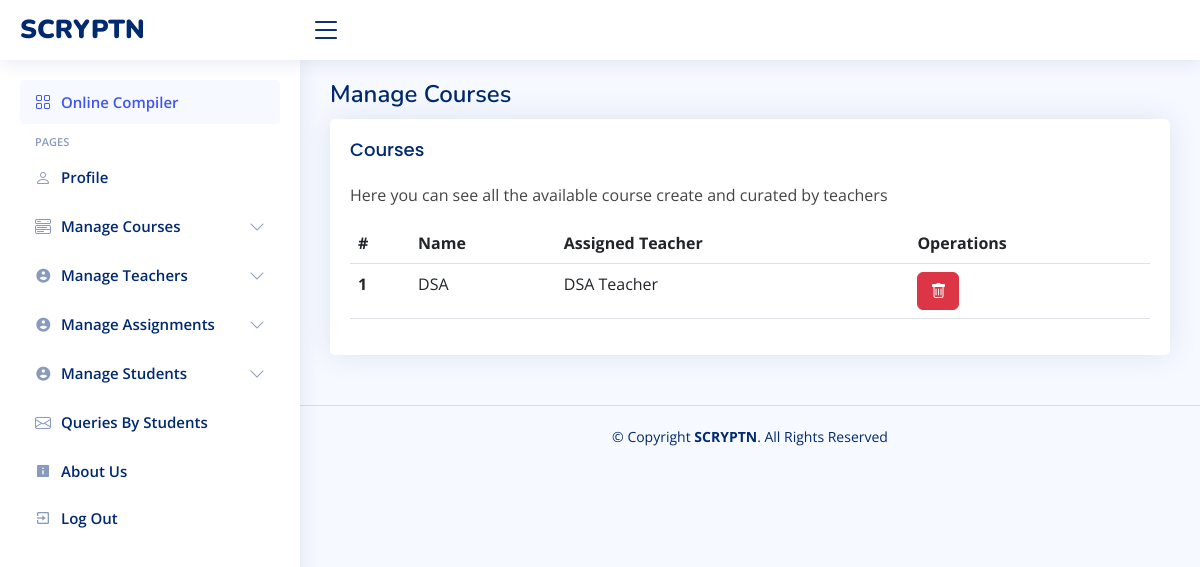
Page /admin/manage_courses.php (signed in) on the committed database.
### tables this page shows
CREATE TABLE `courses` (
  `id` int(11) NOT NULL,
  `course_name` varchar(255) NOT NULL,
  `course_teacher` varchar(255) NOT NULL,
  `assignments_no` int(11) DEFAULT NULL
);

### admin/manage_courses.php (the view, shortened to what this page needs)
<!DOCTYPE html>
<html lang="en">
<head>
    <link href="../assets/vendor/bootstrap/css/bootstrap.min.css" rel="stylesheet">
    <link href="../assets/vendor/bootstrap-icons/bootstrap-icons.css" rel="stylesheet">
    <link href="../assets/vendor/boxicons/css/boxicons.min.css" rel="stylesheet">
    <link href="../assets/vendor/quill/quill.snow.css" rel="stylesheet">
    <link href="../assets/vendor/quill/quill.bubble.css" rel="stylesheet">
    <link href="../assets/vendor/remixicon/remixicon.css" rel="stylesheet">
    <link href="../assets/vendor/simple-datatables/style.css" rel="stylesheet">
    <link href="../assets/css/style.css" rel="stylesheet">
</head>
<body>
    <?php include './includes/header.php'; ?>
    <?php include './includes/sidenav.php'; ?>
    <main id="main" class="main">
        <div class="pagetitle">
            <h1>Manage Courses</h1>
        </div>
        <section class="section">
      <div class="row">
        <div class="col-lg-12">
          <div class="card">
            <div class="card-body">
              <h5 class="card-title">Courses</h5>
              <p>Here you can see all the available course create and curated by teachers</p>
              <table class="table datatable">
                <thead>
                  <tr>
                    <th scope="col">#</th>
                    <th scope="col">Name</th>
                    <th scope="col">Assigned Teacher</th>
                    <th scope="col">Operations</th>
                  </tr>
                </thead>
                <tbody>
                <?php
                $servername = "localhost";
                $username = "root";
                $password = "";
                $databasename = "scr";
                $conn = new mysqli(
                    $servername,
                    $username,
                    $password,
                    $databasename
                );
                $query_file = "SELECT * FROM `courses`";
                $result_file = $conn->query($query_file);
                if ($result_file->num_rows > 0) {
                    while ($row = $result_file->fetch_assoc()) {
                        echo "<tr>";
                        echo "<th scope='row'>".$row['id']."</th>";
                        echo "<td>".$row['course_name']."</td>";
                        echo "<td>".$row['course_teacher']."</td>";
                        echo "<td><a href='../inc/delete_course.php?id=" . $row['id'] . "'><button type='button' class='btn btn-danger'><i class='bi bi-trash'></i></button></a></td>";
                        echo "</tr>";
                    }
                } else {
                    echo "0 results";
                }
                ?>
                </tbody>
              </table>
            </div>
          </div>
        </div>
      </div>
    </section>
    </main>
    <footer id="footer" class="footer">
        <div class="copyright">
            &copy; Copyright <strong><span>SCRYPTN</span></strong>. All Rights Reserved
        </div>
    </footer>
</body>
</html>

### assets/css/style.css (style rules this page uses)
:root { scroll-behavior: smooth; }
body { font-family: "Open Sans", sans-serif; background: #f6f9ff; color: #444444; }
a { color: #4154f1; text-decoration: none; }
h1, h2, h3, h4, h5, h6 { font-family: "Nunito", sans-serif; }
#main { margin-top: 60px; padding: 20px 30px; transition: all 0.3s; }
.pagetitle { margin-bottom: 10px; }
.pagetitle h1 { font-size: 24px; margin-bottom: 0; font-weight: 600; color: #012970; }
.card { margin-bottom: 30px; border: none; border-radius: 5px; box-shadow: 0px 0 30px rgba(1, 41, 112, 0.1); }
.card-title { padding: 20px 0 15px 0; font-size: 18px; font-weight: 500; color: #012970; font-family: "Poppins", sans-serif; }
.card-body { padding: 0 20px 20px 20px; }
@media (min-width: 1200px) { #main, #footer { margin-left: 300px; } }
.footer { padding: 20px 0; font-size: 14px; transition: all 0.3s; border-top: 1px solid #cddfff; }
.footer .copyright { text-align: center; color: #012970; }

### rows in the picture
courses: id "1", course_name "DSA", course_teacher "DSA Teacher"
